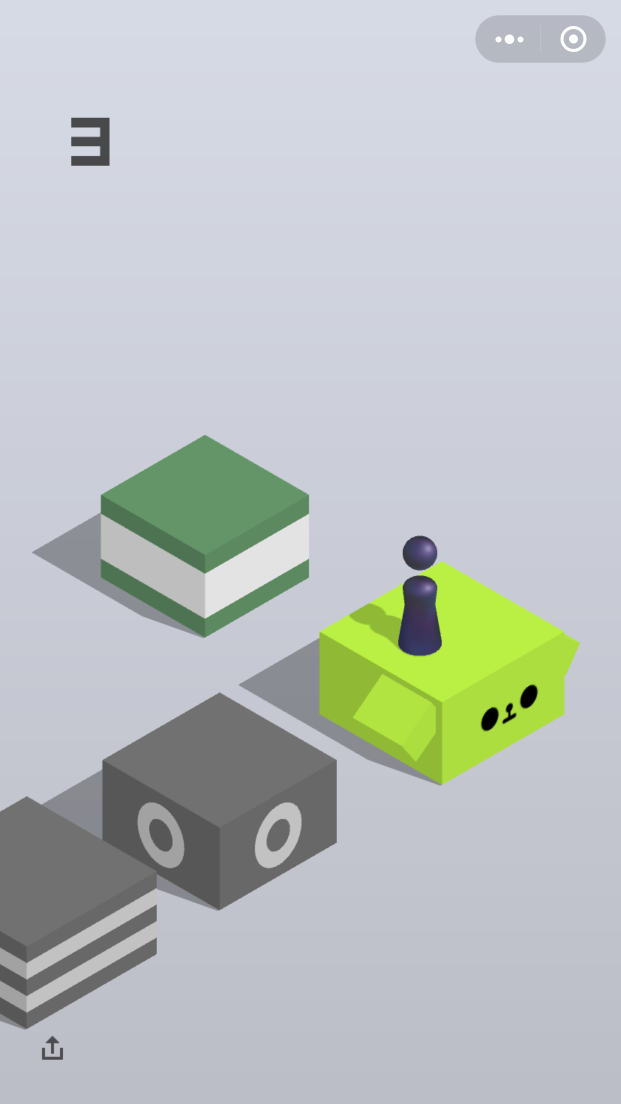
#> input picture weichart_jump/tiao.png, 1242 x 2208 px (shown at 1/2 size)
$ python mypytest.py   (Python 2 division)   (older library calls are emulated)
#> lines starting #> are read from the running program, lines starting #| are printed output that depends on the picture; after the words box and inside, x2 and y2 are one past the last pixel; in counts of white or black regions, pixels touching at a corner belong together
# -*- coding:utf-8 -*-

import sys
import numpy as np
import cv2
import math
from PIL import ImageGrab


def find_head(img, output_img):
    # find small circles
    head_found = False
    trial_cnt = 0
    while(head_found == False):
        #processing img
        kernel = cv2.getStructuringElement(cv2.MORPH_RECT, (5, 5))
        closed = cv2.morphologyEx(img, cv2.MORPH_CLOSE, kernel)
        edges = cv2.Canny(closed, 200, 200)             # use full colour img for canny
        circles = cv2.HoughCircles(edges, cv2.HOUGH_GRADIENT, 2, 180 - trial_cnt *10,
                                   param1=100, param2=65, minRadius=12, maxRadius=18)
        gray = cv2.cvtColor(closed, cv2.COLOR_RGB2GRAY)

        # if nothing found, will return None, then try a few time.
        if(circles is not None):
            head_found = True
        else:
            if (trial_cnt > 5):     # return 0 as error.
                return 0, 0, 0
        trial_cnt += 1

    circles = np.uint16(np.around(circles))

    # circle to return
    xo=0
    yo=0
    ro=0

    # find and draw  # 遍历所有找到的
    for i in circles[0, :]:
        x = i[0]
        y = i[1]
        r = i[2]

        # find the head
        if (r < 25 and y > 380 and y < 520 ):
            # 画出来
            cv2.circle(output_img, (i[0], i[1]), i[2], (128, 0, 255), 2)  # outer
            cv2.circle(output_img, (i[0], i[1]), 2, (128, 0, 255), 3)  # centre

            if((y < yo or yo is  0 )): # 寻找位置最靠上的那个源（有时候身子也会被识别成圆）
                xo=x
                yo=y
                ro=r
        # not the head #
        else:
            # 不是头，用另一种颜色画出来
            cv2.circle(output_img, (i[0], i[1]), i[2], (127, 127, 0), 2)
            cv2.circle(output_img, (i[0], i[1]), 2, (127, 127, 0), 3)

    # 判断头位置的辅助线
    cv2.line(output_img, (0, 380), (540, 380), (128, 0, 255), 1)
    cv2.line(output_img, (0, 530), (540, 530), (128, 0, 255), 1)

    cv2.imshow("Head", edges)
    return xo, yo, ro

# [48 lines left out: functions draw_loc, draw_text, find_foot_loc, find_target_loc, not called in this run]


def main():
    img = cv2.imread('./tiao.png')
#> img is the input picture: shape (2208, 1242, 3); mean B, G, R 192.6, 193.6, 187.2
    img = cv2.resize(img, (540, 960))  # 统一转换成 540*960 分辨率
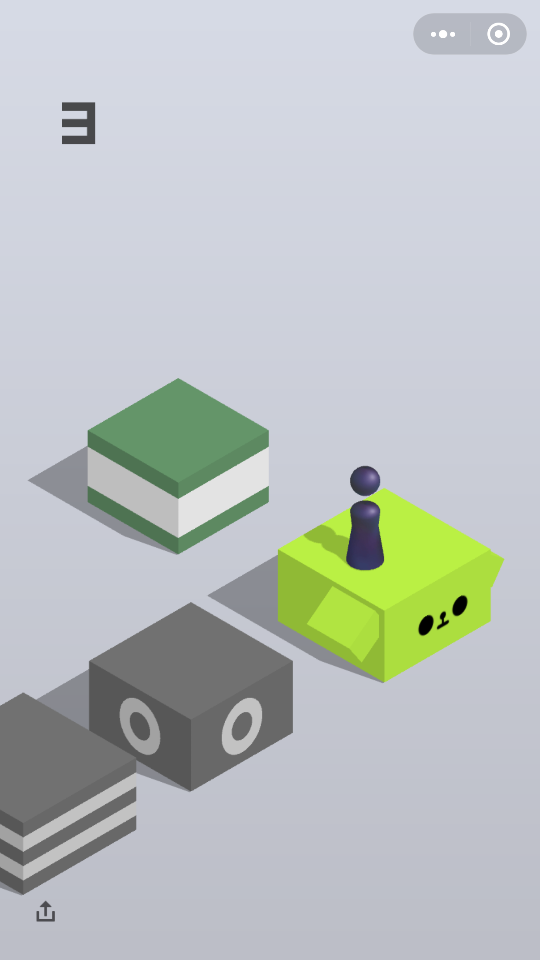
#> img: shape (960, 540, 3); mean B, G, R 192.6, 193.6, 187.2

    # print(img.shape)
    step = fault_cnt = 1

    output_img = img.copy()  # 复制一张图用来输出

    i= find_head(img,output_img)
#> the loop in find_head, `while(head_found == False):` made 1 pass
#> circles on pass 1: [[365, 481, 14.2]]
#> pass 1, in find_head, `edges = cv2.Canny(closed, 200, 200)`:
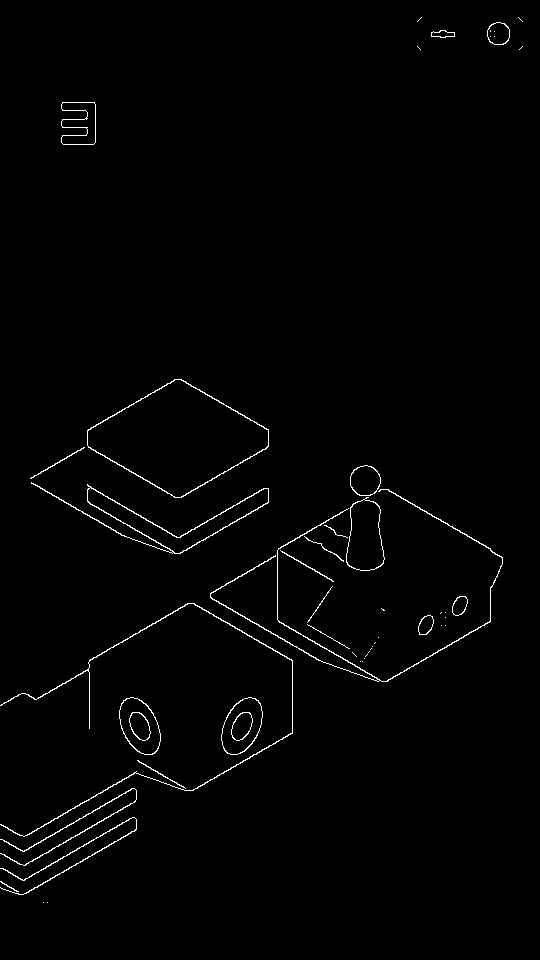
#> edges: shape (960, 540); 1.2% white in thin lines or dots, all inside (x1, y1, x2, y2) = (0, 17, 523, 903)
#> pass 1, in find_head, `gray = cv2.cvtColor(closed, cv2.COLOR_RGB2GRAY)`:
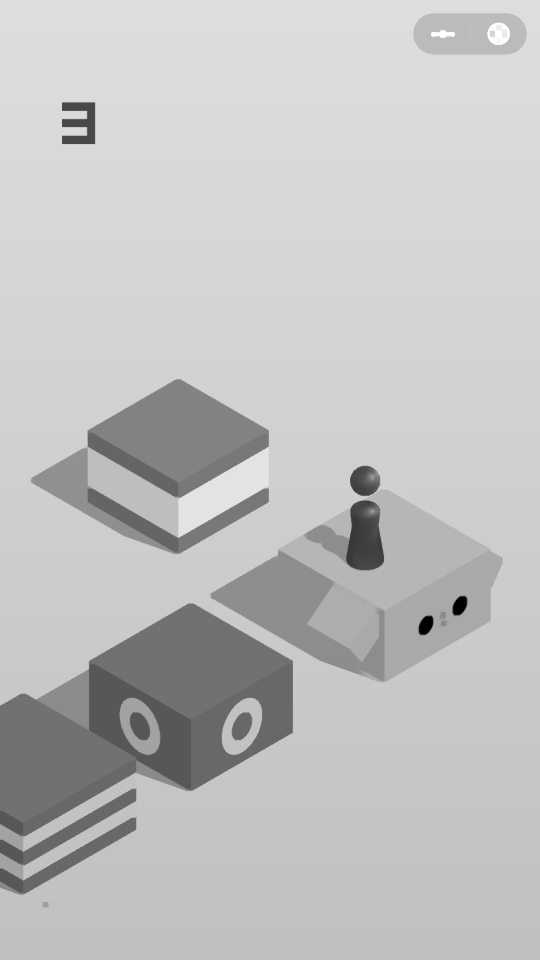
#> gray: shape (960, 540); min 0, max 255, mean 192.7
#> after the loop in find_head, `while(head_found == False):`: trial_cnt = 1
#> in find_head, `circles = np.uint16(np.around(circles))`: circles = [[365, 481, 14]]
#> the loop in find_head, `for i in circles[0, :]:` made 1 pass
#> (x, y, r, xo, yo, ro) on pass 1: (365, 481, 14, 365, 481, 14)
#> after the loop in find_head, `for i in circles[0, :]:`:
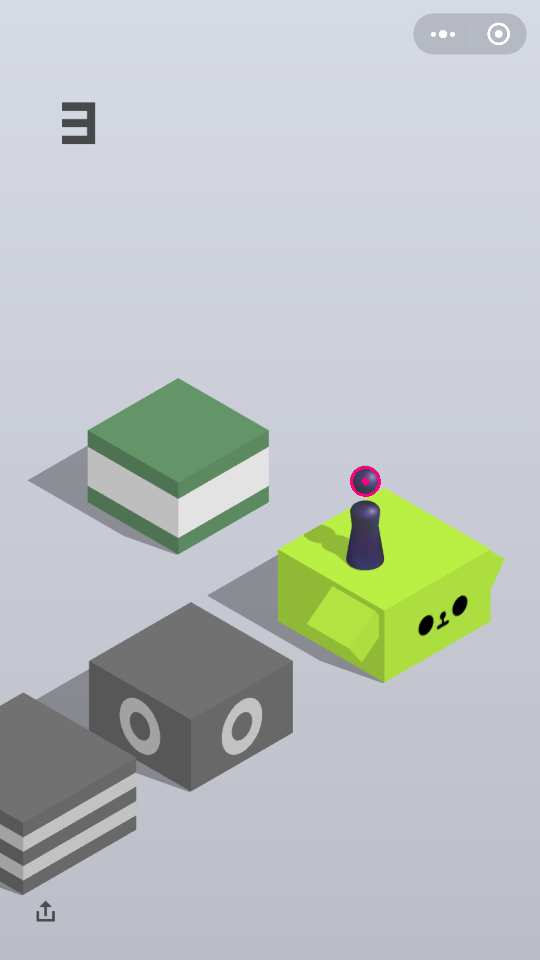
#> output_img: shape (960, 540, 3); 0.06% of pixels changed, all inside (x1, y1, x2, y2) = (350, 466, 381, 497)
#> after the loop in find_head, `for i in circles[0, :]:`: ro = 14; xo = 365; yo = 481
#> in find_head, `cv2.line(output_img, (0, 530), (540, 530), (128, 0, 255), 1)`:
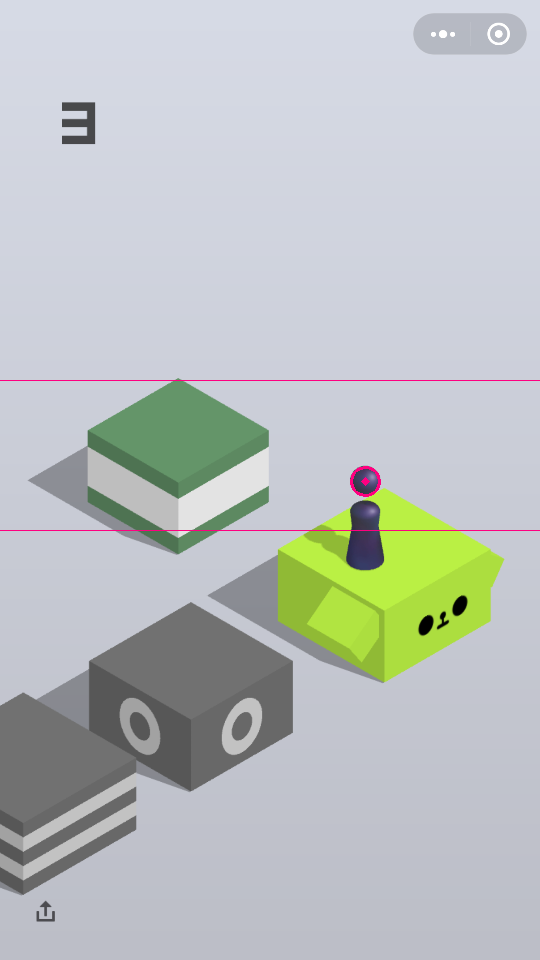
#> output_img: shape (960, 540, 3); mean B, G, R 192.5, 193.1, 187.5
#> i = (365, 481, 14)
    # loc_foot = find_foot_loc(i[0], i[1], i[2])  # 找到小人脚部的位置
    #
    # # find (and draw) target
    # loc_target = find_target_loc(img, output_img, loc_foot, step)  # 找落点
    #
    # # calculate distance
    # dist = np.sqrt((loc_target[0] - loc_foot[0]) * (loc_target[0] - loc_foot[0])  # 三角函数咯，计算距离
    #                + (loc_target[1] - loc_foot[1]) * (loc_target[1] - loc_foot[1]))
    #
    # # calculate pressing time
    # time = dist / 365  # 魔法参数2
    # time = dist / 385 + 0.03
    # time = dist / 375 + 0.01

    # -------- Draw informations on output image ---------------
    # me and target
    # draw_loc(output_img, loc_foot, (255, 0, 0))  #
    # cv2.circle(output_img, loc_target, 3, (255, 0, 255), 3)  # target
    # draw_loc(output_img, loc_target, (255, 0, 0))
    #
    # # draw line between me and target
    # cv2.line(output_img, loc_foot, loc_target, (255, 0, 0), 3)  # 小人位置跟目标落点之间画一条线
    #
    # # print information on output image
    # draw_text(output_img, (50, 200), 'Distance  :' + str(np.int(dist)) + 'pix')  # 距离
    # draw_text(output_img, (50, 250), 'Press time:' + str(np.int(time * 1000)) + 'ms')  # 时间
    # draw_text(output_img, (50, 300), 'Faults     :' + str(fault_cnt))  # 错误次数
    #
    # # print step
    # cv2.putText(output_img, 'STEP:' + str(step), (50, 50), cv2.FONT_HERSHEY_SIMPLEX,  # 第几步了
    #             1, (255, 0, 225), 2)

    # cv2.imshow("gray", gray)
    print i
#| (365, 481, 14)
    cv2.imshow('OUTPUT', output_img)
    cv2.waitKey (0)
    cv2.destroyAllWindows()


if __name__ == '__main__':
    main()
